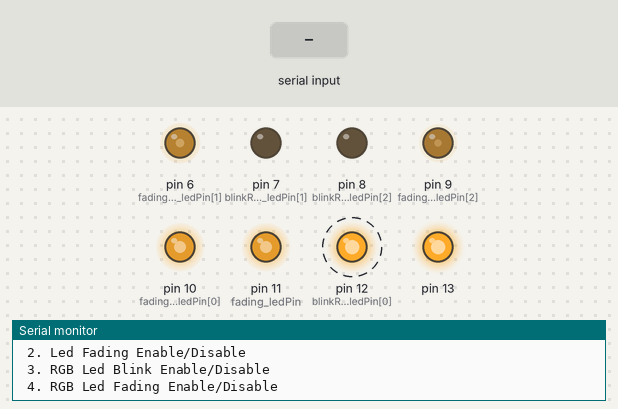
A sketch run on a simulated Arduino Uno, built with avr-gcc and run on an emulated ATmega328P. Parts: output pins drawn as LEDs (lit = HIGH), the last lines printed to the serial monitor. Dashed ring = blinking. Inputs (shaded band) come from the test bench.

Above: at 1.2 s.
1.3 s: "1" received over Serial
At 3.27 s:
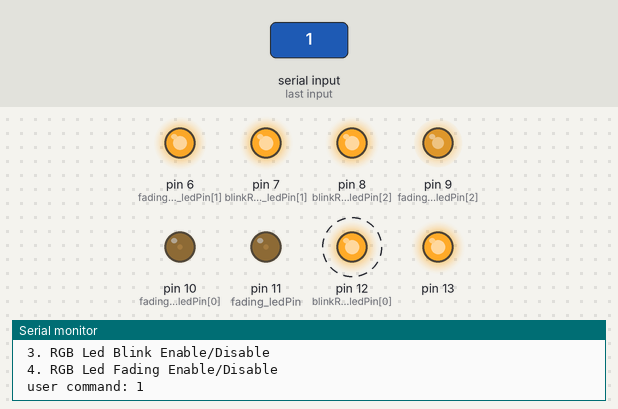
4.3 s: "2" received over Serial
At 5.11 s:
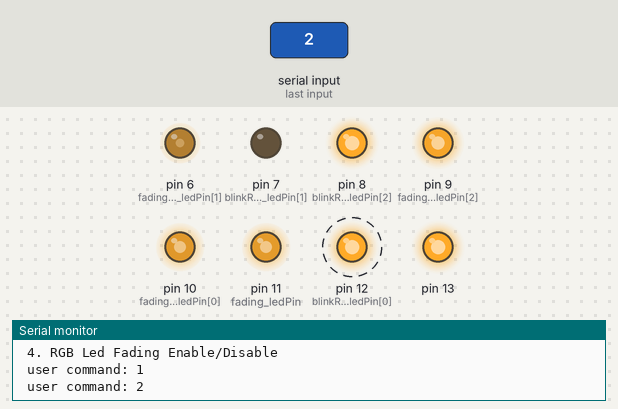
7.3 s: "3" received over Serial
At 9.51 s:
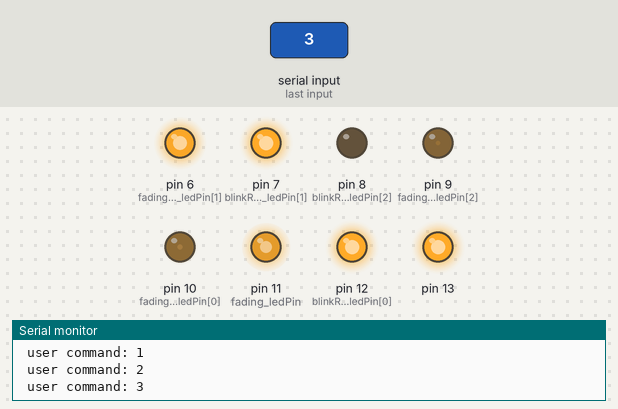
10.3 s: "0" received over Serial
13.3 s: "1" received over Serial
At 14.84 s:
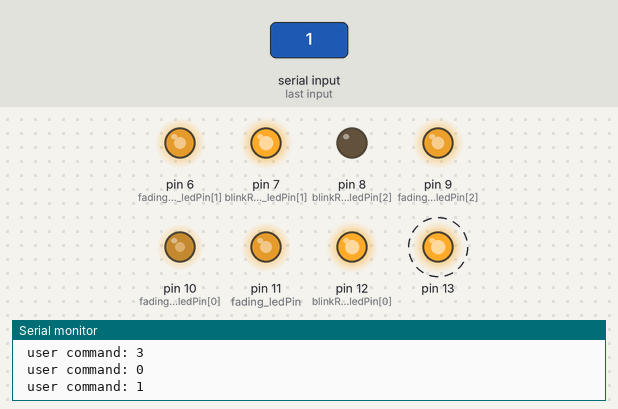
16.3 s: "4" received over Serial
At 16.3 s:
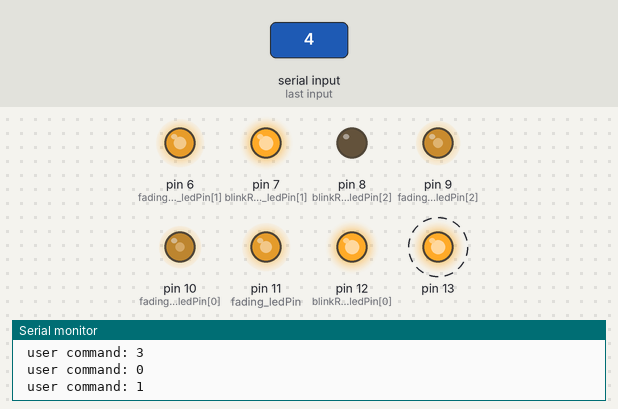
Timing chart, 0 to 20.3 s (numbered marks = the images above; inputs shaded):
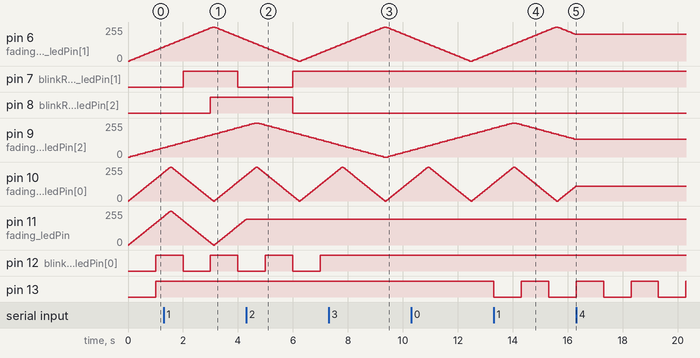

Measured:
- after the input at 1.3 s, pin 13: stays HIGH (without the input it goes to LOW after 0.70 s)
- after the input at 4.3 s, pin 11 (fading_ledPin): stops changing and stays 195/255
- after the input at 7.3 s, pin 7 (blinkRGB_ledPin[1]), pin 12 (blinkRGB_ledPin[0]): stays HIGH (without the input it goes to LOW after 0.70 s); pin 8 (blinkRGB_ledPin[2]): stays LOW (without the input it goes to HIGH after 1.7 s)
- after the input at 13.3 s, pin 13: alternates HIGH for 1.0 s and LOW for 1.0 s, starting at once
- after the input at 16.3 s, pin 6 (fadingRGB_ledPin[1]): stops changing and stays 200/255; pin 9 (fadingRGB_ledPin[2]): stops changing and stays 135/255; pin 10 (fadingRGB_ledPin[0]): stops changing and stays 110/255
- by itself, pin 6 (fadingRGB_ledPin[1]): rises from 65/255 to 255/255 in 2.2 s, then falls to 200/255 in 0.72 s
- by itself, pin 9 (fadingRGB_ledPin[2]): rises from 215/255 to 255/255 in 0.63 s, then falls to 135/255 in 2.3 s

The sketch:

1117_arduino_superloop_1.ino
```cpp
int blink_en = 1;
int fading_en = 1;
int blinkRGB_en = 1;
int fadingRGB_en = 1;

void setup() {
  blink_setup();
  fading_setup();
  blinkRGB_setup();
  fadingRGB_setup();

  serial_setup();

}

void loop() {
  if(blink_en == 1)
    blink_loop();
  if(fading_en == 1)
    fading_loop();
  if(blinkRGB_en == 1)
    blinkRGB_loop();
  if(fadingRGB_en ==1)
    fadingRGB_loop();

    serial_loop();
}
```

blink.ino
```cpp
int ledState = LOW;

long blink_previousMillis = 0;//LED상태가 바뀐 최근시간 저장변수
long blink_interval = 1000;//설정간격을 초기화하고 설정주기를 변경

void blink_setup() {
  pinMode(13, OUTPUT);
}

void blink_loop() {
  unsigned long currentMillis = millis();

  if(currentMillis - blink_previousMillis >= blink_interval) {
    blink_previousMillis = currentMillis;

    if(ledState == LOW)
      ledState = HIGH;
      else
      ledState = LOW;

      digitalWrite(13, ledState);

  }
}
```

blinkRGB.ino
```cpp
//RGB는 삼색으로 빨강, 초록, 파랑이 있다.
long blinkRGB_previousMillis[3] = {0, 0, 0};
long blinkRGB_interval[3] = {1000, 2000, 3000};

int blinkRGB_ledPin[3] = {12, 7, 8};
int blinkRGB_ledState[3] = {LOW, LOW, LOW};

void blinkRGB_setup() {
  //pinMode 초기화
  for (int i=0; i<3; i++) {
    pinMode(blinkRGB_ledPin[i], OUTPUT);
  }
}

void blinkRGB_loop() {
  //millis()함수를 호출하여 currentMillis에 넣어준다.
  //unsigned 양수이다.
  unsigned long currentMillis = millis();

  for(int i=0; i<3; i++) {
    if(currentMillis - blinkRGB_previousMillis[i] >= blinkRGB_interval[i]) {
      blinkRGB_previousMillis[i] = currentMillis;

      if(blinkRGB_ledState[i] == LOW)
          blinkRGB_ledState[i] = HIGH;
        else
          blinkRGB_ledState[i] = LOW;

          digitalWrite(blinkRGB_ledPin[i], blinkRGB_ledState[i]);
    }
  }

}
```

fading.ino
```cpp
int fading_ledPin = 11;
int fadeValue = 0;
int fadeDir = 1;

long fading_previousMillis = 0;
long fading_interval = 30;

void fading_setup() {

}

void fading_loop() {
  unsigned long currentMillis = millis();
    if(currentMillis - fading_previousMillis >= fading_interval) {
      fading_previousMillis = currentMillis;

    if(fadeDir == 1) {
    if(fadeValue <= 255) {
    fadeValue += 5;

    if(fadeValue > 255) {
      fadeValue = 255;
      fadeDir = 0;
    }
   }

  } else {
    if(fadeValue >= 0) {
    fadeValue -= 5;
    if(fadeValue < 0) {
      fadeValue = 0;
      fadeDir = 1;
    }
    }
  }
  analogWrite(fading_ledPin, fadeValue);
}
}
```

fadingRGB.ino
```cpp
//RGB는 삼색으로 빨강, 초록, 파랑이 있다.
long fadingRGB_previousMillis[3] = {0, 0, 0};
long fadingRGB_interval[3] = {30, 60, 90};

int fadingRGB_ledPin[3] = {10, 6, 9};
int fadeRGBValue[3] = {0, 0, 0};
int fadeRGBDir[3] = {1, 1, 1};

void fadingRGB_setup() {
}

void fadingRGB_loop() {
  //millis()함수를 호출하여 currentMillis에 넣어준다.
  //unsigned 양수이다.
  unsigned long currentMillis = millis();

  for(int i=0; i<3; i++) {
    if(currentMillis - fadingRGB_previousMillis[i] >= fadingRGB_interval[i]) {//주기적인 작업
      fadingRGB_previousMillis[i] = currentMillis;

      if(fadeRGBDir[i] == 1) {
        if(fadeRGBDir[i] <= 255) {
          fadeRGBValue[i] += 5;
        if(fadeRGBValue[i] > 255) {
            fadeRGBValue[i] = 255;
            fadeRGBDir[i] = 0;
        }
      }
      } else {
       if(fadeRGBValue >= 0) {
          fadeRGBValue[i] -= 5;
        if(fadeRGBValue[i] < 0) {
            fadeRGBValue[i] = 0;
            fadeRGBDir[i] = 1;
        }
      }
      }
    }
          analogWrite(fadingRGB_ledPin[i], fadeRGBValue[i]);
  }
}
```

serial.ino
```cpp
//메뉴를 보여주는 함수작성
void showMenu() {
  Serial.println(" 1. Led Blink Enable/Disable " );
  Serial.println(" 2. Led Fading Enable/Disable " );
  Serial.println(" 3. RGB Led Blink Enable/Disable " );
  Serial.println(" 4. RGB Led Fading Enable/Disable " );
}

void serial_setup() {
  Serial.begin(115200);

  showMenu();
}

int userCmd = 0;

void serial_loop() {
  if (Serial.available() > 0) {//데이터도착여부
      userCmd = Serial.read();//도착한데이터 읽기

      Serial.print(" user command: ");
      Serial.println((char) userCmd);

      switch(userCmd) {//토글키 만들기
        case '1' : blink_en = !blink_en;
          break;
        case '2' : fading_en = !fading_en;
          break;
        case '3' : blinkRGB_en = !blinkRGB_en;
          break;
        case '4' : fadingRGB_en = !fadingRGB_en;
          break;
        default :
          break;

      }
  }
}
```
